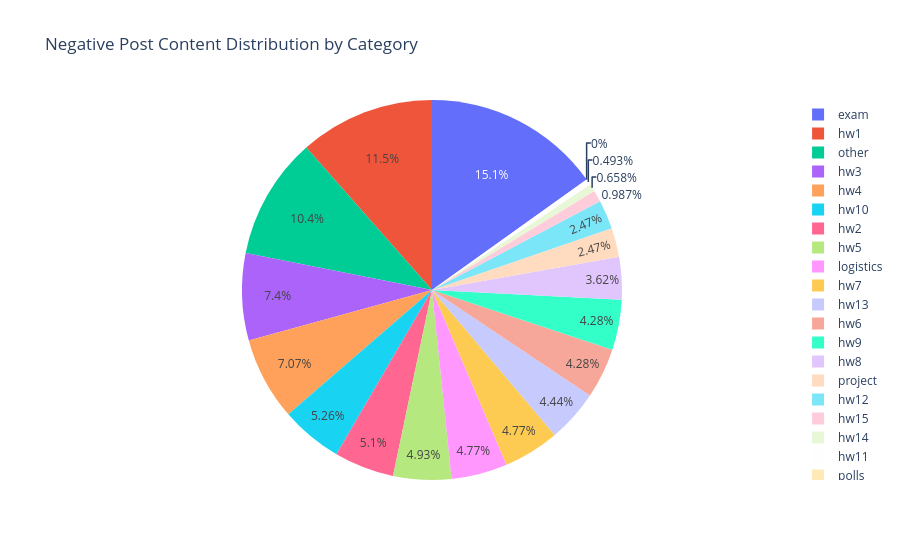

The notebook cell saved with this chart:
### Code cell
fig3 = go.Figure(data=[go.Pie(labels=list(neg_post_count.keys()), values=list(neg_post_count.values()))],
               layout = go.Layout(title=go.layout.Title(text='Negative Post Content Distribution by Category')))
fig3.show()

### Figure 1 — Plotly figure (JSON) as saved in the notebook; plotly's stock layout.template omitted (floating-point values rounded to 4 significant figures)
{"data": [{"labels": ["logistics", "other", "hw15", "exam", "project", "hw14", "hw13", "hw1", "hw2", "hw3", "hw4", "hw5", "hw6", "hw7", "hw8", "hw9", "hw10", "hw11", "hw12", "polls"], "type": "pie", "values": [29, 63, 6, 92, 15, 4, 27, 70, 31, 45, 43, 30, 26, 29, 22, 26, 32, 3, 15, 0]}], "layout": {"title": {"text": "Negative Post Content Distribution by Category"}}}
